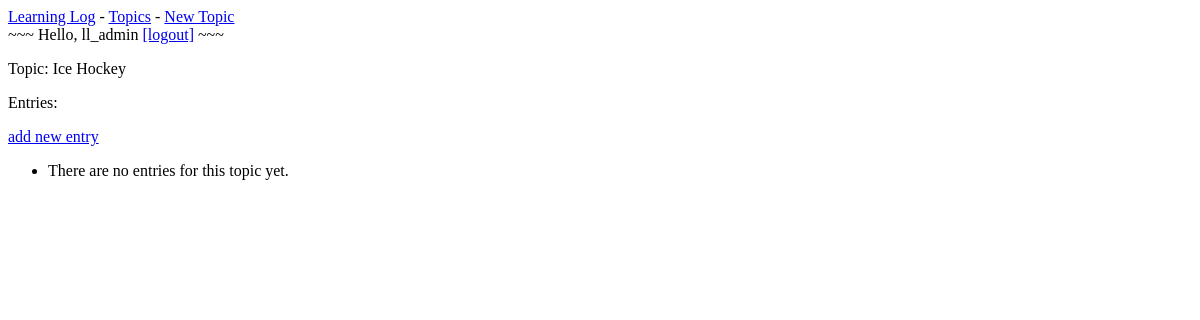
/topics/4/ (signed in), run on an earlier commit of the app's database.
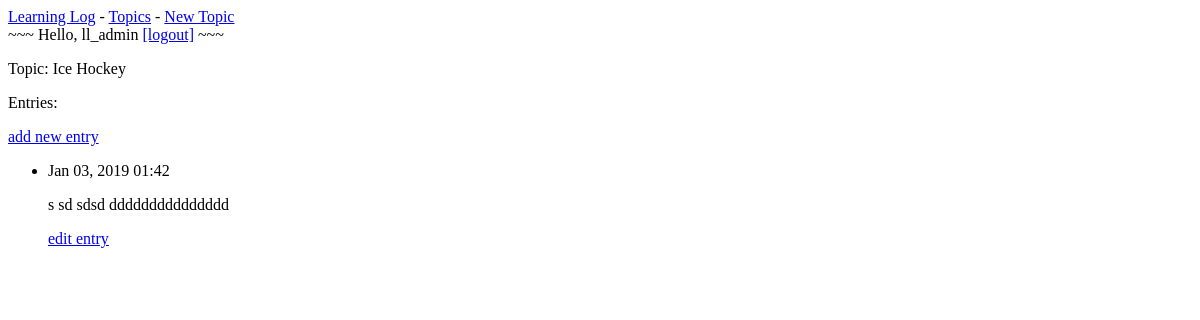
And on a later commit of the database.
### learning_logs/models.py (models this page shows, shortened)
class Entry(models.Model):
	topic = models.ForeignKey(Topic, on_delete=models.CASCADE)
	text = models.TextField()
	date_added = models.DateTimeField(auto_now_add=True)
	class Meta:
		verbose_name_plural = 'entries'

### learning_logs/views.py (the view)
# urls.py: url(r'^topics/(?P<topic_id>\d+)/$', views.topic, name='topic'),
@login_required
def topic(request, topic_id):
	topic = Topic.objects.get(id=topic_id)
	entries = topic.entry_set.order_by('-date_added')
	context = {'topic': topic, 'entries': entries}
	return render(request, 'learning_logs/topic.html', context)

### learning_logs/models.py (called while the page is built)
	def __str__(self):
		return self.text

### learning_logs/templates/learning_logs/topic.html
{% extends 'learning_logs/base.html' %}
{% block content %}
  <p>Topic: {{ topic }}</p>
  <p>Entries: </p>
  <p>
    <a href="{% url 'learning_logs:new_entry' topic.id %}">add new entry</a>
  </p>
  <ul>
  	{% for entry in entries %}
  	  <li>
  	  	<p>{{ entry.date_added|date:'M d, Y H:i' }}</p>
  	  	<p>{{ entry.text|linebreaks }}</p>
        <p><a href="{% url 'learning_logs:edit_entry' entry.id %}">edit entry</a></p>
  	  </li>
  	  {% empty %}
  	    <li>
  	      There are no entries for this topic yet.
  	    </li>
  	    {% endfor %}
  </ul>
{% endblock content %}

What changed in the data, as far as the page shows it:
added Entry: date_added "Jan 03, 2019 01:42", text "s sd sdsd ddddddddddddddd"
Also different on the page:
text no longer shown: "There are no entries for this topic yet."
